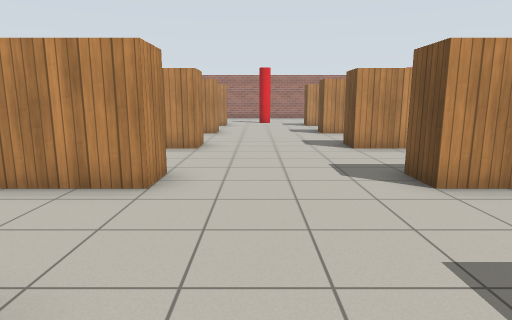
[1] (above)

17 first-person views from a walk through a robot-simulator world made for Gazebo. The camera is 1.2 m above the floor, tilts 10° down and sees 75° across. The floor is counted in squares, 1 m on a side. Each view is taken from the middle of a square. On the plan, view 1 faces up. The plan holds only what a view shows up to about 13 squares ahead; the rest is blank. Simple patterns stand in for the simulator's built-in surfaces.

[2]
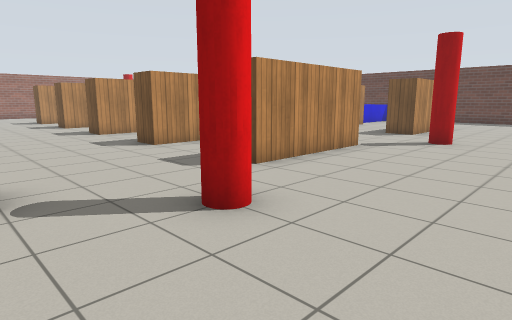

[3]
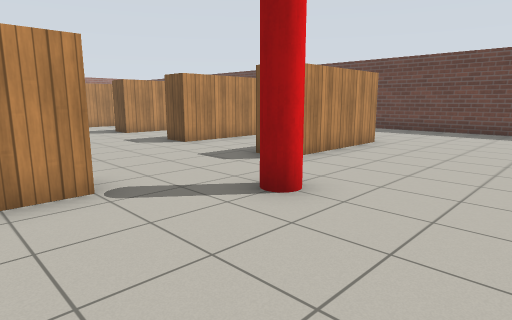

[4]
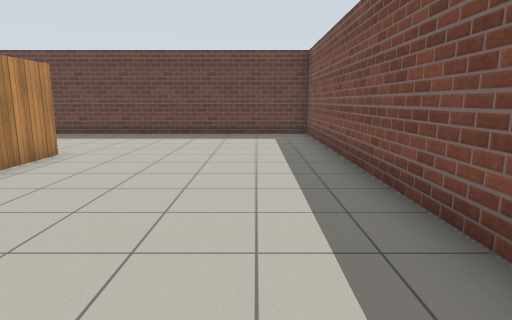

[5]
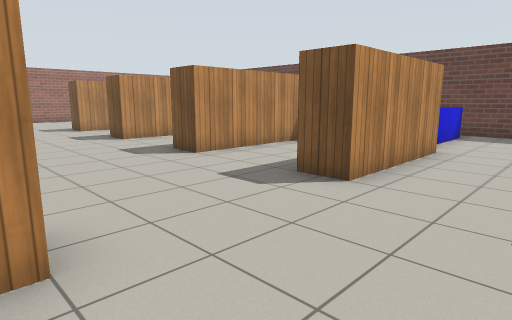

[6]
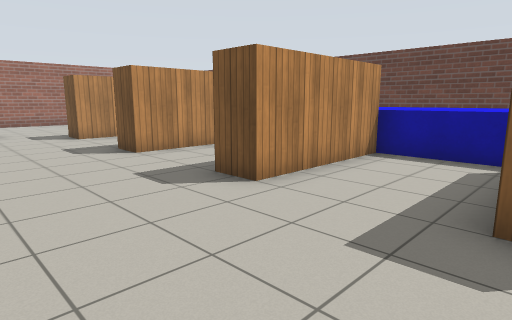

[7]
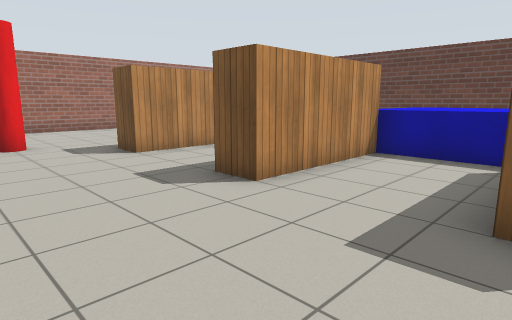

[8]
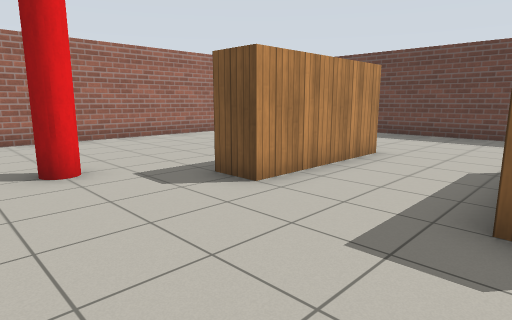

[9]
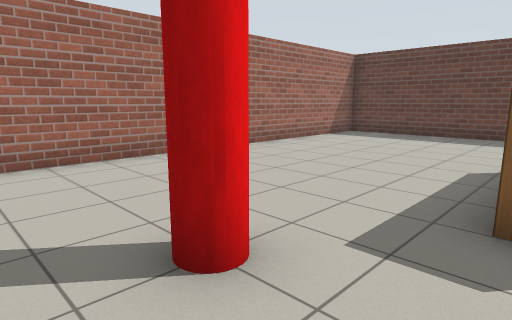

[10]
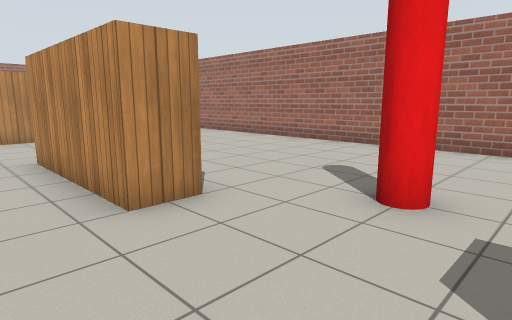

[11]
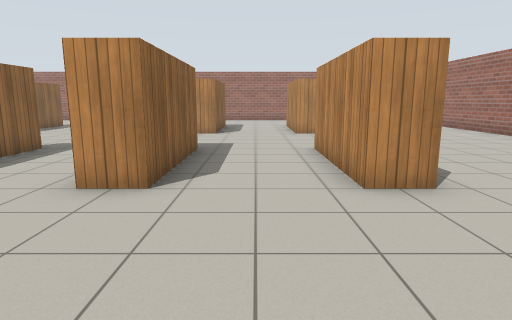

[12]
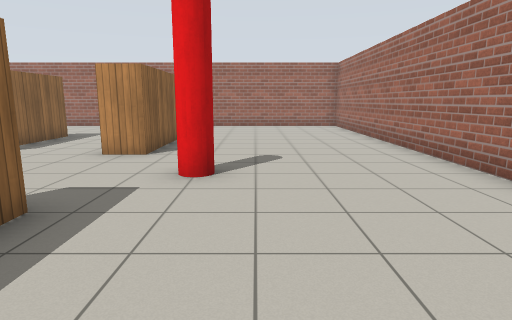

[13]
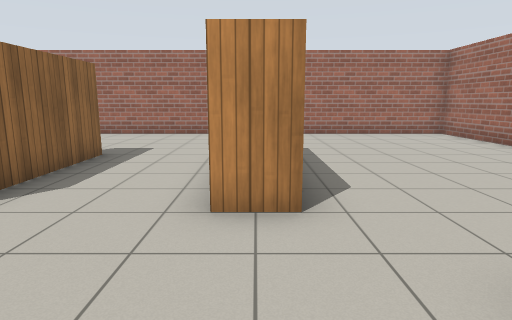

[14]
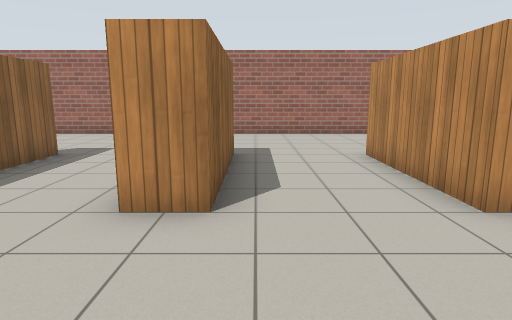

[15]
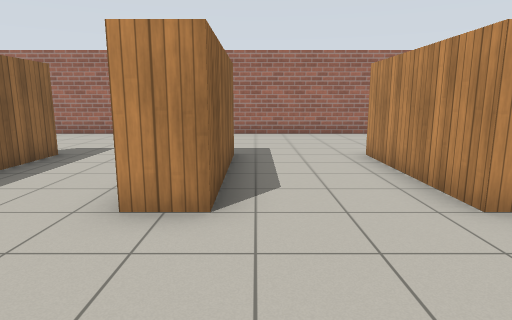

[16]
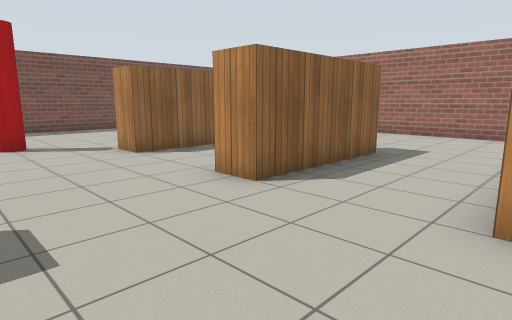

[17]
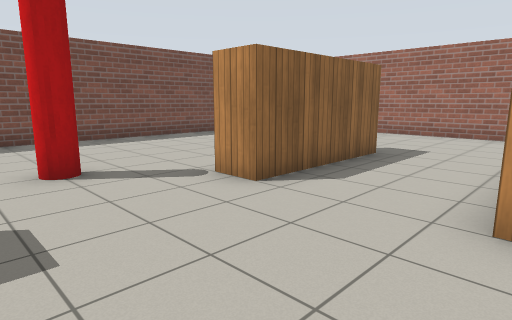

### Floor plan
Points are (right, up) in squares from view 1. A wall is a line through its corners. A room is listed if a view was taken in it or the views show most of it. See-through windows are left out.
Room 1 (views 1, 2, 3, 4, 5, 6, 7, 8, 9, 10, 11, 12, 13, 14, 15, 16, 17)
walls: (4, 8.5) (2.5, 8.5) (2.5, 9.5) (4, 9.5); (3.4, 12.5) (2.5, 12.5) (2.5, 13.5) (6.5, 13.5) (6.5, 12.5); (4.1, 4.5) (2.5, 4.5) (2.5, 5.5); (6.6, 4.5) (6.1, 4.5); (6.5, 17.6) (6.5, 16.5) (2.5, 16.5); (-5.5, 9.5) (-1.5, 9.5) (-1.5, 8.5) (-2.4, 8.5); (6.6, 0.5) (2.5, 0.5); (-5.5, 13.5) (-1.5, 13.5) (-1.5, 12.5) (-5.5, 12.5); (-5.6, 5.5) (-1.5, 5.5) (-1.5, 4.5) (-3.6, 4.5); (14.5, 8.5) (10.5, 8.5) (10.5, 9.5); (14.5, 12.5) (10.5, 12.5) (10.5, 13.5); (-4.6, 17.5) (-1.5, 17.5) (-1.5, 16.5) (-5.5, 16.5); (14.5, 4.5) (10.5, 4.5) (10.5, 5.5); (14.6, 16.5) (10.5, 16.5) (10.5, 17.5); (-5.6, 1.5) (-1.5, 1.5) (-1.5, 0.5); (14.6, 0.5) (10.5, 0.5) (10.5, 1.5); (9.2, -5.9) (19.4, -5.9) (19.4, 23.5); (-6, -5.9) (0.6, -5.9); (19, 23.9) (-10.4, 23.9) (-10.4, -0.9)
objects: pillar (0, -1) to (1, -1); pillar (0, 19) to (1, 19); pillar (8, -1) to (9, -1); pillar (8, 19) to (9, 19); blue box (15, 5) to (18, 13)

Positions as (right, up) in squares from view 1, and headings:
1: (0, 0), facing up
2: (-2, -4), facing up-right
3: (5, -4), facing up-right
4: (7, -4), facing right
5: (6, 2), facing up-right
6: (7, 5), facing up-right
7: (7, 9), facing up-right
8: (7, 13), facing up-right
9: (7, 17), facing up-right
10: (10, 15), facing up-left
11: (11, 15), facing left
12: (6, 20), facing left
13: (2, 17), facing left
14: (2, 14), facing left
15: (2, 10), facing left
16: (2, 9), facing down-left
17: (2, 5), facing down-left
